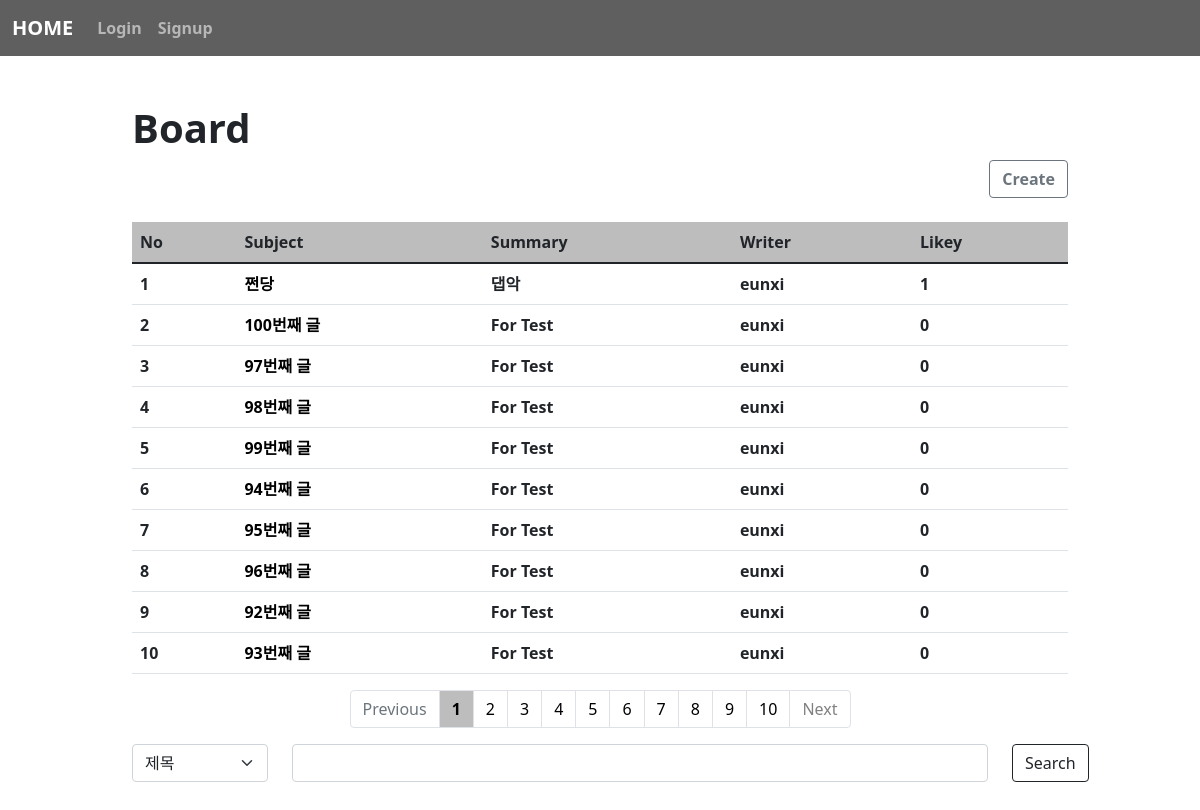
/board/, run on the app's committed database.
### board/models.py (models this page shows, shortened)
class Board(models.Model):
    subject = models.CharField(max_length=100)
    writer = models.ForeignKey(User, on_delete=models.CASCADE, related_name="writer") # User table 과 1대 1 관계에 있다.
    content = models.TextField()
    likey = models.ManyToManyField(User, blank=True, related_name="likey")
    pubdate = models.DateTimeField()
    def summary(self):
        if len(self.content) > 30:
            return self.content[:30] + "..."
        else:
            return self.content

### acc/models.py (models this page shows, shortened)
class User(AbstractUser):
    age = models.IntegerField(default=0)
    comment = models.TextField()
    pic = models.ImageField()

### board/views.py (the view)
# urls.py: path('', views.index, name="index"),
def index(request):
    pg = request.GET.get("page",1)
    cate = request.GET.get("cate", "")
    kw = request.GET.get("kw","")
    if cate == "sub":
       b = Board.objects.filter(subject__startswith=kw)
    elif cate == "con":
        b = Board.objects.filter(content__contains=kw)
    else:
        b = Board.objects.all()
    b = b.order_by('-pubdate')  # 레코드들에다 .order_by() : 어떤 항목에 대해서 정렬할 것인지 설정 -> 'field' '-field'(새로운 글이 먼저 나타나도록)
    pag = Paginator(b, 10)
    obj = pag.get_page(pg)
    context = {
        "blist" : obj,
        "cate" : cate,
        "kw" : kw
    }
    return render(request,"board/index.html",context)

### template/board/index.html (shortened to what this page needs)
{% extends 'base.html' %}
{% block con %}
    {% load mathfilters %}
    <div class="container mt-5 mb-5" style="width: 80%;">
        <h1><b>Board</b></h1>
        <div class="text-end">
            <a href="{% url 'board:create' %}"><button class="btn btn-outline-secondary" style="font-weight: bold;">Create</button></a>
        </div>
        <table class="table table-hover mt-4" style="font-weight: bold;">
            <thead style="background-color: rgba(156, 156, 156, 0.658);">
                <tr>
                    <th scope="col">No</th>
                    <th scope="col">Subject</th>
                    <th scope="col">Summary</th>
                    <th scope="col">Writer</th>
                    <th scope="col">Likey</th>
                </tr>
            </thead>
            <tbody>
                {% for i in blist %}
                    <tr>
                        <th scope="row">{{blist.start_index|add:forloop.counter0}}</th>
                        <td><a href="{% url 'board:detail' i.id %}">{{i.subject}}</a></td>
                        <td>{{i.summary}}</td>
                        <td>{{i.writer.username}}</td>
                        <td>{{i.likey.count}}</td>
                    </tr>
                {% endfor %}
            </tbody>
        </table>
        <nav aria-label="Page navigation example">
            <ul class="pagination justify-content-center">
                {% if blist.has_previous%}
                    <li class="page-item">
                        <a class="page-link" href="{% url 'board:index' %}?page={{blist.previous_page_number}}&cate={{cate}}&kw={{kw}}" style="color: gray;">Previous</a>
                    </li>
                {% else %}
                    <li class="page-item disabled">
                        <a class="page-link">Previous</a>
                    </li>
                {% endif %}
                {% for i in blist.paginator.page_range%}
                    {% if i >= blist.number|sub:1|intdiv:10|mul:10|add:1 and blist.number|sub:1|intdiv:10|add:1|mul:10 >= i %}
                        <li class="page-item"><a class="page-link"  {% if blist.number == i %}style="background-color: rgba(156, 156, 156, 0.658); color: black; font-weight: bold;"{% endif %} style="color: black; font-weight: normal;" href="{% url 'board:index' %}?page={{i}}&cate={{cate}}&kw={{kw}}">{{i}}</a></li>
                    {% endif %}
                {% endfor %}
                {% if blist.has_next %}
                    <li class="page-item">
                        <a class="page-link" href="{% url 'board:index' %}?page={{blist.next_page_number}}&cate={{cate}}&kw={{kw}}" style="color: gray;">Next</a>
                    </li>
                {% else %}
                    <li class="page-item disabled">
                        <a class="page-link">Next</a>
                    </li>
                {% endif%}
            </ul>
          </nav>
          <form>
            <div class="row">
                <div class="col-lg-2">
                    <select class="form-select" name="cate" aria-label="Default select example">
                        <option value="sub" {% if cate == "sub" %}selected{% endif %}>제목</option>
                    </select>
                </div>
                <div class="col-lg-9">
                    <input type="text" name="kw" value="{{kw}}" class="form-control">
                </div>
                <div class="col-lg-1">
                    <button class="btn btn-outline-dark">Search</button>
                </div>
            </div>
        </form>
    </div>
{% endblock %}

### template/board/index.html (style rules this page uses)
a { text-decoration: none; color: black }

### data on the page
Board: start_index|add "1", subject "쩐당", summary "댑악", writer.username "eunxi", likey.count "1"
Board: start_index|add "2", subject "100번째 글", summary "For Test", writer.username "eunxi", likey.count "0"
Board: start_index|add "3", subject "97번째 글", summary "For Test", writer.username "eunxi", likey.count "0"
Board: start_index|add "4", subject "98번째 글", summary "For Test", writer.username "eunxi", likey.count "0"
Board: start_index|add "5", subject "99번째 글", summary "For Test", writer.username "eunxi", likey.count "0"
Board: start_index|add "6", subject "94번째 글", summary "For Test", writer.username "eunxi", likey.count "0"
Board: start_index|add "7", subject "95번째 글", summary "For Test", writer.username "eunxi", likey.count "0"
Board: start_index|add "8", subject "96번째 글", summary "For Test", writer.username "eunxi", likey.count "0"
Board: start_index|add "9", subject "92번째 글", summary "For Test", writer.username "eunxi", likey.count "0"
Board: start_index|add "10", subject "93번째 글", summary "For Test", writer.username "eunxi", likey.count "0"

### other printed values
{{ i }} "1" "2" "3" "4" "5" "6" "7" "8" "9" "10"
